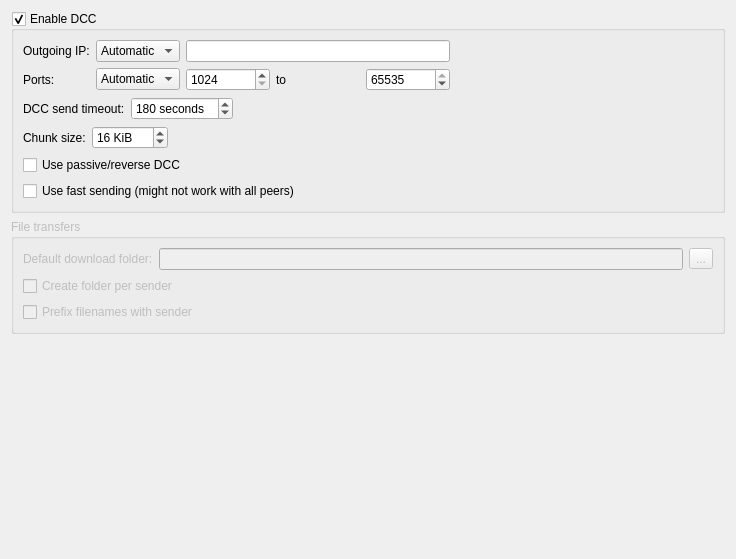
<?xml version="1.0" encoding="UTF-8"?>
<ui version="4.0">
 <class>DccSettingsPage</class>
 <widget class="QWidget" name="DccSettingsPage">
  <property name="geometry">
   <rect>
    <x>0</x>
    <y>0</y>
    <width>736</width>
    <height>559</height>
   </rect>
  </property>
  <property name="windowTitle">
   <string>Form</string>
  </property>
  <layout class="QVBoxLayout" name="verticalLayout_3">
   <item>
    <widget class="QGroupBox" name="dccEnabled">
     <property name="title">
      <string>Enable DCC</string>
     </property>
     <property name="checkable">
      <bool>true</bool>
     </property>
     <property name="settingsKey" stdset="0">
      <string notr="true"/>
     </property>
     <property name="defaultValue" stdset="0">
      <bool>false</bool>
     </property>
     <layout class="QVBoxLayout" name="verticalLayout">
      <item>
       <layout class="QGridLayout" name="gridLayout">
        <item row="1" column="0">
         <widget class="QLabel" name="label_2">
          <property name="text">
           <string>Ports:</string>
          </property>
         </widget>
        </item>
        <item row="1" column="1">
         <widget class="QComboBox" name="portSelectionMode">
          <property name="settingsKey" stdset="0">
           <string notr="true"/>
          </property>
          <property name="defaultValue" stdset="0">
           <number>0</number>
          </property>
          <item>
           <property name="text">
            <string>Automatic</string>
           </property>
          </item>
          <item>
           <property name="text">
            <string>Manual</string>
           </property>
          </item>
         </widget>
        </item>
        <item row="1" column="2">
         <layout class="QHBoxLayout" name="horizontalLayout">
          <item>
           <widget class="QSpinBox" name="minPort">
            <property name="minimum">
             <number>1024</number>
            </property>
            <property name="maximum">
             <number>65535</number>
            </property>
            <property name="settingsKey" stdset="0">
             <string notr="true"/>
            </property>
            <property name="defaultValue" stdset="0">
             <number>1024</number>
            </property>
           </widget>
          </item>
          <item>
           <widget class="QLabel" name="portsToLabel">
            <property name="text">
             <string>to</string>
            </property>
           </widget>
          </item>
          <item>
           <widget class="QSpinBox" name="maxPort">
            <property name="minimum">
             <number>1024</number>
            </property>
            <property name="maximum">
             <number>65535</number>
            </property>
            <property name="value">
             <number>65535</number>
            </property>
            <property name="settingsKey" stdset="0">
             <string notr="true"/>
            </property>
            <property name="defaultValue" stdset="0">
             <number>32767</number>
            </property>
           </widget>
          </item>
         </layout>
        </item>
        <item row="0" column="0">
         <widget class="QLabel" name="label">
          <property name="text">
           <string>Outgoing IP:</string>
          </property>
         </widget>
        </item>
        <item row="0" column="2">
         <widget class="QLineEdit" name="outgoingIp">
          <property name="settingsKey" stdset="0">
           <string notr="true"/>
          </property>
          <property name="defaultValue" stdset="0">
           <string notr="true">localhost</string>
          </property>
         </widget>
        </item>
        <item row="0" column="1">
         <widget class="QComboBox" name="ipDetectionMode">
          <property name="settingsKey" stdset="0">
           <string notr="true"/>
          </property>
          <property name="defaultValue" stdset="0">
           <number>0</number>
          </property>
          <item>
           <property name="text">
            <string>Automatic</string>
           </property>
          </item>
          <item>
           <property name="text">
            <string>Manual</string>
           </property>
          </item>
         </widget>
        </item>
        <item row="0" column="3">
         <spacer name="horizontalSpacer_2">
          <property name="orientation">
           <enum>Qt::Horizontal</enum>
          </property>
          <property name="sizeHint" stdset="0">
           <size>
            <width>40</width>
            <height>20</height>
           </size>
          </property>
         </spacer>
        </item>
       </layout>
      </item>
      <item>
       <layout class="QHBoxLayout" name="horizontalLayout_2">
        <item>
         <widget class="QLabel" name="label_4">
          <property name="text">
           <string>DCC send timeout:</string>
          </property>
         </widget>
        </item>
        <item>
         <widget class="QSpinBox" name="sendTimeout">
          <property name="suffix">
           <string> seconds</string>
          </property>
          <property name="minimum">
           <number>10</number>
          </property>
          <property name="maximum">
           <number>3600</number>
          </property>
          <property name="singleStep">
           <number>10</number>
          </property>
          <property name="value">
           <number>180</number>
          </property>
          <property name="settingsKey" stdset="0">
           <string/>
          </property>
          <property name="defaultValue" stdset="0">
           <number>180</number>
          </property>
         </widget>
        </item>
        <item>
         <spacer name="horizontalSpacer_4">
          <property name="orientation">
           <enum>Qt::Horizontal</enum>
          </property>
          <property name="sizeHint" stdset="0">
           <size>
            <width>40</width>
            <height>20</height>
           </size>
          </property>
         </spacer>
        </item>
       </layout>
      </item>
      <item>
       <layout class="QHBoxLayout" name="horizontalLayout_3">
        <item>
         <widget class="QLabel" name="label_5">
          <property name="text">
           <string>Chunk size:</string>
          </property>
         </widget>
        </item>
        <item>
         <widget class="QSpinBox" name="chunkSize">
          <property name="suffix">
           <string> KiB</string>
          </property>
          <property name="prefix">
           <string/>
          </property>
          <property name="minimum">
           <number>1</number>
          </property>
          <property name="maximum">
           <number>1024</number>
          </property>
          <property name="singleStep">
           <number>16</number>
          </property>
          <property name="value">
           <number>16</number>
          </property>
          <property name="settingsKey" stdset="0">
           <string notr="true"/>
          </property>
          <property name="defaultValue" stdset="0">
           <number>16</number>
          </property>
         </widget>
        </item>
        <item>
         <spacer name="horizontalSpacer_3">
          <property name="orientation">
           <enum>Qt::Horizontal</enum>
          </property>
          <property name="sizeHint" stdset="0">
           <size>
            <width>40</width>
            <height>20</height>
           </size>
          </property>
         </spacer>
        </item>
       </layout>
      </item>
      <item>
       <widget class="QCheckBox" name="usePassiveDcc">
        <property name="text">
         <string>Use passive/reverse DCC</string>
        </property>
        <property name="settingsKey" stdset="0">
         <string notr="true"/>
        </property>
        <property name="defaultValue" stdset="0">
         <bool>false</bool>
        </property>
       </widget>
      </item>
      <item>
       <widget class="QCheckBox" name="useFastSend">
        <property name="text">
         <string>Use fast sending (might not work with all peers)</string>
        </property>
        <property name="settingsKey" stdset="0">
         <string notr="true"/>
        </property>
        <property name="defaultValue" stdset="0">
         <bool>false</bool>
        </property>
       </widget>
      </item>
     </layout>
    </widget>
   </item>
   <item>
    <widget class="QGroupBox" name="enableFileTransfers">
     <property name="enabled">
      <bool>false</bool>
     </property>
     <property name="title">
      <string>File transfers</string>
     </property>
     <layout class="QVBoxLayout" name="verticalLayout_2">
      <item>
       <layout class="QHBoxLayout" name="horizontalLayout_4">
        <item>
         <widget class="QLabel" name="label_6">
          <property name="text">
           <string>Default download folder:</string>
          </property>
         </widget>
        </item>
        <item>
         <widget class="QLineEdit" name="downloadPath"/>
        </item>
        <item>
         <widget class="QToolButton" name="browseButton">
          <property name="text">
           <string>...</string>
          </property>
         </widget>
        </item>
       </layout>
      </item>
      <item>
       <widget class="QCheckBox" name="createSenderDirectory">
        <property name="text">
         <string>Create folder per sender</string>
        </property>
       </widget>
      </item>
      <item>
       <widget class="QCheckBox" name="prefixFilenames">
        <property name="text">
         <string>Prefix filenames with sender</string>
        </property>
       </widget>
      </item>
     </layout>
    </widget>
   </item>
   <item>
    <spacer name="verticalSpacer">
     <property name="orientation">
      <enum>Qt::Vertical</enum>
     </property>
     <property name="sizeHint" stdset="0">
      <size>
       <width>20</width>
       <height>40</height>
      </size>
     </property>
    </spacer>
   </item>
  </layout>
 </widget>
 <tabstops>
  <tabstop>ipDetectionMode</tabstop>
  <tabstop>outgoingIp</tabstop>
  <tabstop>portSelectionMode</tabstop>
  <tabstop>minPort</tabstop>
  <tabstop>maxPort</tabstop>
  <tabstop>sendTimeout</tabstop>
  <tabstop>chunkSize</tabstop>
  <tabstop>usePassiveDcc</tabstop>
  <tabstop>useFastSend</tabstop>
  <tabstop>downloadPath</tabstop>
  <tabstop>browseButton</tabstop>
  <tabstop>createSenderDirectory</tabstop>
  <tabstop>prefixFilenames</tabstop>
  <tabstop>dccEnabled</tabstop>
 </tabstops>
 <resources/>
 <connections/>
</ui>
